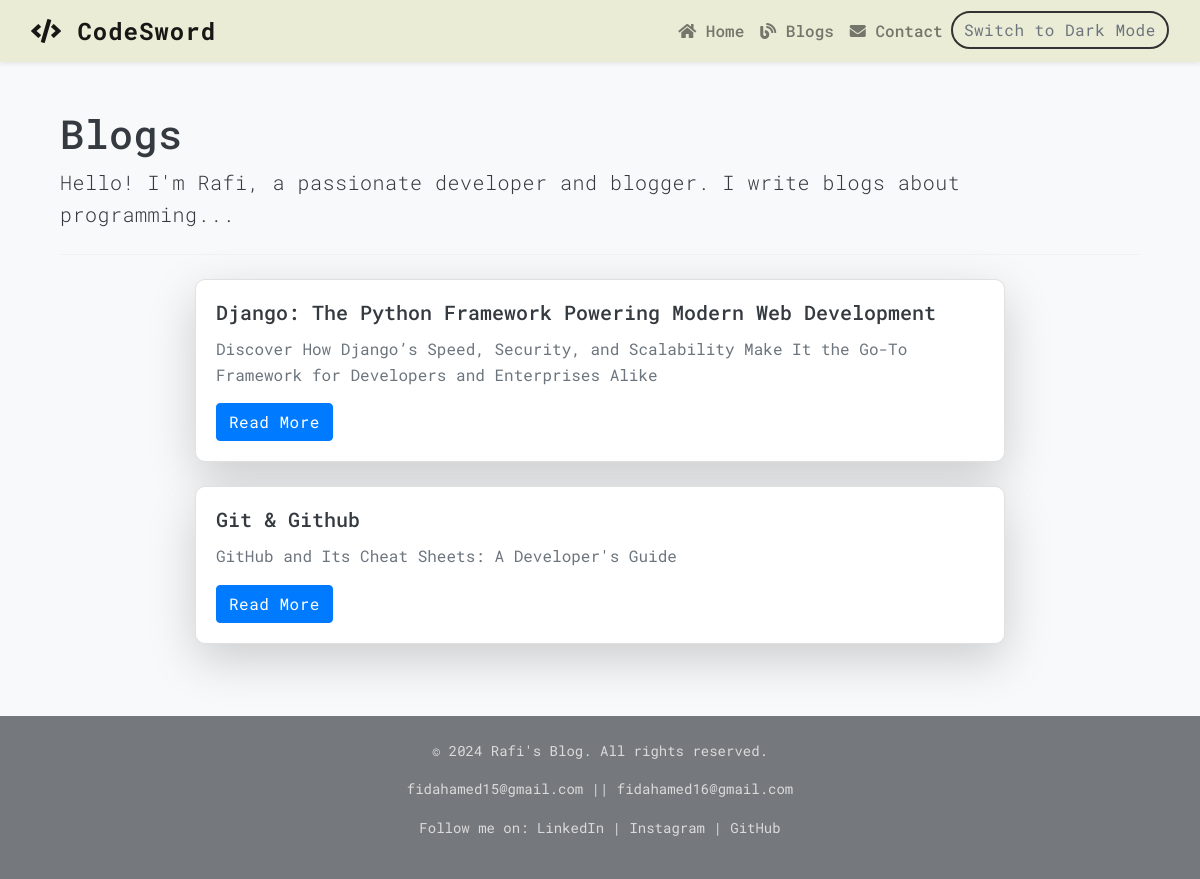
Screenshot of /blog/ with the database file from the repository.
### blog/models.py (models this page shows, shortened)
class Article(models.Model):
    title = models.CharField(max_length=200)
    subtitle = models.CharField(max_length=300)
    content = RichTextField(blank= True, null=True)
    pub_date = models.DateTimeField(default=timezone.now)
    def get_absolute_url(self):
        from django.urls import reverse
        return reverse('article_detail', kwargs={'pk': self.pk})

### blog/views.py (the view)
# urls.py: path('', views.blog, name= "blog"),
def blog(request):
    articles = Article.objects.all().order_by('-pub_date')
    return render(request, 'blog/blog.html', {'articles': articles})

### templates/blog/blog.html (shortened to what this page needs)
{% extends "layout.html" %}
{% block content %}
<div class="container mt-5">
    <h1>Blogs</h1>
    <p class="lead">Hello! I'm Rafi, a passionate developer and blogger. I write blogs about programming...</p>
    <hr class="my-4">
    <div class="row justify-content-center">
        {% for article in articles %}
        <div class="col-12 mb-4 d-flex justify-content-center">
            <div class="card w-75 shadow-lg">
                <div class="card-body">
                    <h5 class="card-title">{{ article.title }}</h5>
                    <p class="card-text">{{ article.subtitle }}</p>
                    <a href="{{ article.get_absolute_url }}" class="btn btn-primary">Read More</a>
                </div>
            </div>
        </div>
        {% empty %}
        <div class="col-12">
            <p class="text-center">No articles have been posted yet.</p>
        </div>
        {% endfor %}
    </div>
</div>
{% endblock %}

### templates/layout.html (shortened to what this page needs)
{% load bootstrap5 %}
{% bootstrap_css %}
{% load static %}
<!DOCTYPE html>
<html lang="en">
<head>
    <link rel="stylesheet" href="https://stackpath.bootstrapcdn.com/bootstrap/4.5.2/css/bootstrap.min.css">
    <link rel="stylesheet" href="{% static 'styles.css' %}">
    <link rel="stylesheet" href="https://cdnjs.cloudflare.com/ajax/libs/font-awesome/5.15.3/css/all.min.css">
</head>
<body class="light-mode">
    <nav class="navbar navbar-expand-lg navbar-light bg-sark shadow-sm">
        <div class="container-fluid">
            <a class="navbar-brand font-weight-bold" href="{% url 'home' %}">
                <i class="fas fa-code"></i> CodeSword
            </a>
            <div class="collapse navbar-collapse" id="navbarNav">
                <ul class="navbar-nav ms-auto">
                    <li class="nav-item">
                        <a class="nav-link" href="{% url 'home' %}"><i class="fas fa-home"></i> Home</a>
                    </li>
                    <li class="nav-item">
                        <a class="nav-link" href="{% url 'blog' %}"><i class="fas fa-blog"></i> Blogs</a>
                    </li>
                    <li class="nav-item">
                        <a class="nav-link" href="{% url 'contact' %}"><i class="fas fa-envelope"></i> Contact</a>
                    </li>
                    <li class="nav-item">
                        <button class="btn btn-outline-secondary toggle-btn" id="theme-toggle">
                        </button>
                    </li>
                </ul>
            </div>
        </div>
    </nav>
    <div class="container my-5">
        {% block content %}
        {% endblock %}
    </div>
<footer class="text-center py-4">
    <p>&copy; 2024 Rafi's Blog. All rights reserved.</p>
    <p>
        <a href="mailto:fidahamed15@gmail.com">fidahamed15@gmail.com</a> ||
        <a href="mailto:fidahamed16@gmail.com">fidahamed16@gmail.com</a>
        <p>Follow me on:
            <a href="https://linkedin.com/in/rafi-ahamed-88b1a52a0" >LinkedIn</a> |
            <a href="https://instagram.com/rafi_ahamed_fida" >Instagram</a> |
            <a href="https://github.com/RafiAhamed07" >GitHub</a>
        </p>
    </p>
</footer>
</body>
</html>

### static/styles.css (style rules this page uses)
body.light-mode { background-color: #f8f9fa; color: #343a40; }
.navbar-light { background-color: #f8f9fa; }
body { font-family: 'Roboto Mono', monospace; }
h1, h3, h4, .lead { letter-spacing: 0.5px; }
p { line-height: 1.6; }
.btn { font-family: 'Roboto Mono', monospace; font-size: 1rem; letter-spacing: 0.5px; }

### templates/layout.html (style rules this page uses)
.navbar { background-color: #EAECD6; transition: background-color 0.3s ease; }
.navbar-brand { font-family: 'Roboto Mono', monospace; font-size: 1.5rem; letter-spacing: 1px; }
.nav-link { position: relative; font-size: 1rem; font-weight: 500; color: #333; transition: color 0.3s ease, transform 0.3s ease; }
.nav-link::after { content: ""; width: 0; height: 2px; background-color: #007bff; position: absolute; left: 0; bottom: -5px; transition: width 0.3s ease; }
.toggle-btn { border: 2px solid #333; padding: 0.3rem 0.7rem; border-radius: 20px; transition: all 0.3s ease; }
footer { background-color: #f8f9fa; padding: 20px; font-size: 14px; }
footer a { color: inherit; text-decoration: none; transition: color 0.3s ease; }
.light-mode footer { color: #dbdbdb; background-color: #75787c; }

### templates/blog/blog.html (style rules this page uses)
.card { transition: background-color 0.3s ease, color 0.3s ease; border-radius: 10px; }
.light-mode .card { background-color: #ffffff; color: #000000; border: 1px solid #e0e0e0; }
.light-mode .card-title { color: #343a40; }
.light-mode .card-text { color: #6c757d; }

### rows the page displays
Article: title "Django: The Python Framework Powering Modern Web Development", subtitle "Discover How Django’s Speed, Security, and Scalability Make It the Go-To Framework for Developers and Enterprises Alike"
Article: title "Git & Github", subtitle "GitHub and Its Cheat Sheets: A Developer's Guide"
